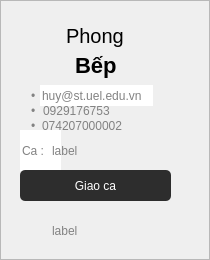
         <widget class="QFrame" name="frame_31">
          <property name="sizePolicy">
           <sizepolicy hsizetype="Preferred" vsizetype="Preferred">
            <horstretch>0</horstretch>
            <verstretch>0</verstretch>
           </sizepolicy>
          </property>
          <property name="minimumSize">
           <size>
            <width>0</width>
            <height>50</height>
           </size>
          </property>
          <property name="styleSheet">
           <string notr="true">#frame_31 {
	background-color: white;
	border-radius:4px;
	border:1px solid #E0E0E0;
}</string>
          </property>
          <property name="frameShape">
           <enum>QFrame::StyledPanel</enum>
          </property>
          <property name="frameShadow">
           <enum>QFrame::Raised</enum>
          </property>
          <widget class="QLineEdit" name="lineEdit_72">
           <property name="geometry">
            <rect>
             <x>0</x>
             <y>20</y>
             <width>191</width>
             <height>31</height>
            </rect>
           </property>
           <property name="styleSheet">
            <string notr="true">QLineEdit {
	font-family: &quot;Montserrat&quot;;
	font-size:20px;
	font-weight:none;
	background-color:transparent;
	border:1px;
}</string>
           </property>
           <property name="text">
            <string>Phong</string>
           </property>
           <property name="alignment">
            <set>Qt::AlignCenter</set>
           </property>
          </widget>
          <widget class="QLineEdit" name="lineEdit_73">
           <property name="geometry">
            <rect>
             <x>70</x>
             <y>50</y>
             <width>51</width>
             <height>31</height>
            </rect>
           </property>
           <property name="styleSheet">
            <string notr="true">QLineEdit {
	font-family: &quot;Montserrat&quot;;
	font-size:22px;
	font-weight:530;
	background-color:transparent;
	border:1px;
	padding-left:3px;
}</string>
           </property>
           <property name="text">
            <string>Bếp</string>
           </property>
          </widget>
          <widget class="QLabel" name="label_70">
           <property name="geometry">
            <rect>
             <x>31</x>
             <y>85</y>
             <width>21</width>
             <height>21</height>
            </rect>
           </property>
           <property name="styleSheet">
            <string notr="true">QLabel {
	color: #828282;
}</string>
           </property>
           <property name="text">
            <string>•</string>
           </property>
          </widget>
          <widget class="QLineEdit" name="lineEdit_74">
           <property name="geometry">
            <rect>
             <x>40</x>
             <y>85</y>
             <width>113</width>
             <height>21</height>
            </rect>
           </property>
           <property name="styleSheet">
            <string notr="true">QLineEdit {
	border:none;
	color: #828282;
}</string>
           </property>
           <property name="text">
            <string>huy@st.uel.edu.vn</string>
           </property>
          </widget>
          <widget class="QLabel" name="label_71">
           <property name="geometry">
            <rect>
             <x>31</x>
             <y>100</y>
             <width>20</width>
             <height>21</height>
            </rect>
           </property>
           <property name="styleSheet">
            <string notr="true">QLabel {
	color: #828282;
}</string>
           </property>
           <property name="text">
            <string>•</string>
           </property>
          </widget>
          <widget class="QLineEdit" name="lineEdit_75">
           <property name="geometry">
            <rect>
             <x>41</x>
             <y>100</y>
             <width>111</width>
             <height>21</height>
            </rect>
           </property>
           <property name="styleSheet">
            <string notr="true">QLineEdit {
	border:none;
	color: #828282;
	background-color:transparent;
}</string>
           </property>
           <property name="text">
            <string>0929176753</string>
           </property>
          </widget>
          <widget class="QLineEdit" name="lineEdit_76">
           <property name="geometry">
            <rect>
             <x>20</x>
             <y>130</y>
             <width>41</width>
             <height>41</height>
            </rect>
           </property>
           <property name="font">
            <font>
             <pointsize>9</pointsize>
            </font>
           </property>
           <property name="styleSheet">
            <string notr="true">QLineEdit {
	border:none;
	color: #828282;
}</string>
           </property>
           <property name="text">
            <string>Ca :</string>
           </property>
          </widget>
          <widget class="QPushButton" name="pushButton_46">
           <property name="geometry">
            <rect>
             <x>20</x>
             <y>170</y>
             <width>151</width>
             <height>31</height>
            </rect>
           </property>
           <property name="cursor">
            <cursorShape>PointingHandCursor</cursorShape>
           </property>
           <property name="styleSheet">
            <string notr="true">QPushButton {
	font: 11pt &quot;Monteserrat&quot;;
	color: white				;
	border-radius: 5px;
	background-color: #2D2D2D; 
}</string>
           </property>
           <property name="text">
            <string>Giao ca</string>
           </property>
          </widget>
          <widget class="QPushButton" name="pushButton_47">
           <property name="geometry">
            <rect>
             <x>150</x>
             <y>10</y>
             <width>31</width>
             <height>31</height>
            </rect>
           </property>
           <property name="cursor">
            <cursorShape>PointingHandCursor</cursorShape>
           </property>
           <property name="styleSheet">
            <string notr="true">QPushButton {
	background-color: transparent;
	border: none;
}
</string>
           </property>
           <property name="text">
            <string/>
           </property>
           <property name="icon">
            <iconset>
             <normaloff>delete-icon-in-trendy-outline-style-isolated-on-white-background-delete-silhouette-symbol-for-your-website-design-logo-app-ui-illustration-eps10-free-vector.jpg</normaloff>delete-icon-in-trendy-outline-style-isolated-on-white-background-delete-silhouette-symbol-for-your-website-design-logo-app-ui-illustration-eps10-free-vector.jpg</iconset>
           </property>
           <property name="iconSize">
            <size>
             <width>30</width>
             <height>30</height>
            </size>
           </property>
          </widget>
          <widget class="QLineEdit" name="lineEdit_81">
           <property name="geometry">
            <rect>
             <x>50</x>
             <y>130</y>
             <width>51</width>
             <height>41</height>
            </rect>
           </property>
           <property name="font">
            <font>
             <pointsize>9</pointsize>
            </font>
           </property>
           <property name="styleSheet">
            <string notr="true">QLineEdit {
	border:none;
	color: #828282;
	background-color: transparent;
}</string>
           </property>
           <property name="text">
            <string>label</string>
           </property>
          </widget>
          <widget class="QLineEdit" name="lineEdit_82">
           <property name="geometry">
            <rect>
             <x>50</x>
             <y>210</y>
             <width>51</width>
             <height>41</height>
            </rect>
           </property>
           <property name="font">
            <font>
             <pointsize>9</pointsize>
            </font>
           </property>
           <property name="styleSheet">
            <string notr="true">QLineEdit {
	border:none;
	color: #828282;
	background-color: transparent;
}</string>
           </property>
           <property name="text">
            <string>label</string>
           </property>
          </widget>
          <widget class="QPushButton" name="pushButton_2">
           <property name="geometry">
            <rect>
             <x>120</x>
             <y>140</y>
             <width>81</width>
             <height>23</height>
            </rect>
           </property>
           <property name="cursor">
            <cursorShape>PointingHandCursor</cursorShape>
           </property>
           <property name="styleSheet">
            <string notr="true">QPushButton {
	border: none;
	background-color: transparent;
}</string>
           </property>
           <property name="text">
            <string/>
           </property>
           <property name="icon">
            <iconset>
             <normaloff>images.png</normaloff>images.png</iconset>
           </property>
           <property name="iconSize">
            <size>
             <width>24</width>
             <height>24</height>
            </size>
           </property>
          </widget>
          <widget class="QLineEdit" name="lineEdit_88">
           <property name="geometry">
            <rect>
             <x>40</x>
             <y>110</y>
             <width>111</width>
             <height>31</height>
            </rect>
           </property>
           <property name="styleSheet">
            <string notr="true">QLineEdit {
	border:none;
	color: #828282;
	background-color: transparent;
}</string>
           </property>
           <property name="text">
            <string>074207000002</string>
           </property>
          </widget>
          <widget class="QLabel" name="label_73">
           <property name="geometry">
            <rect>
             <x>31</x>
             <y>110</y>
             <width>20</width>
             <height>31</height>
            </rect>
           </property>
           <property name="styleSheet">
            <string notr="true">QLabel {
	color: #828282;
}</string>
           </property>
           <property name="text">
            <string>•</string>
           </property>
          </widget>
         </widget>
